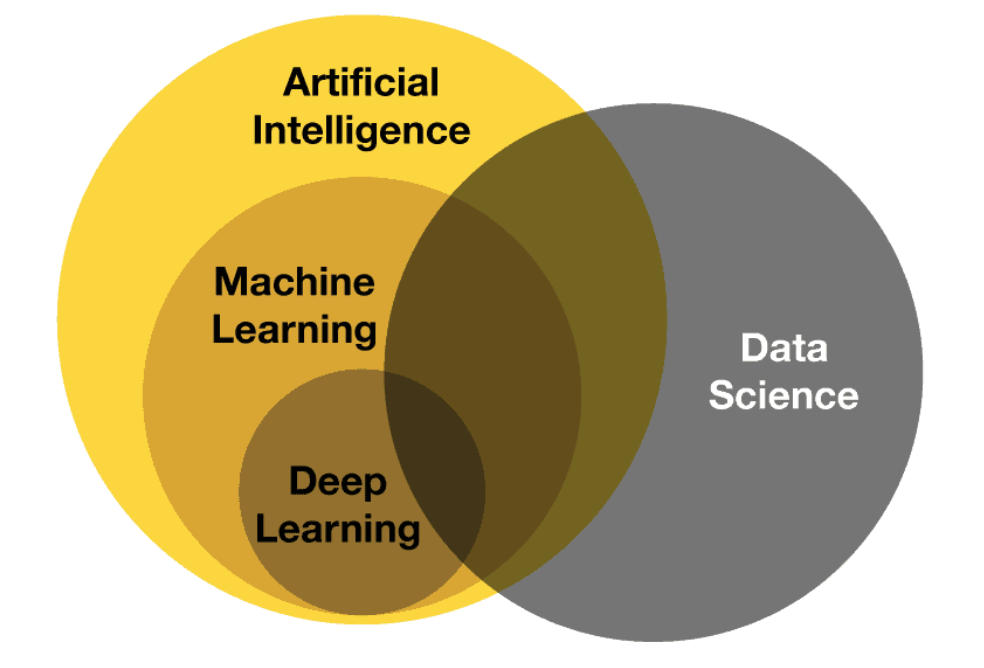
#> input picture S1/AI_ML_AI.png, 984 x 668 px, found by its file name
$ jupyter execute --allow-errors CoPv2_AI_workshops_1st_session.ipynb
#> lines starting #> are read from the running program, lines starting #| are printed output that depends on the picture; after the words box and inside, x2 and y2 are one past the last pixel; in counts of white or black regions, pixels touching at a corner belong together
#**CoPv2 - AI workshops - 1st session**

**Contents**

1.   AI concepts
2.   Artificial Intelligence, Data Science, and Machine Learning concepts
3.   Basic types of Machine Learning
4.   Main data concepts (structured, unstructured, and time-series)
5.   Briefly description of data preprocessing
6.   Review of numpy, pandas, opencv and pillow

##**1. AI concepts**

**What is Artificial intelligence (AI)?**

Artificial intelligence (AI) is a broad field of computer science that focuses on making tools smart enough to do things that usually require human ability. AI is a science that can be studied from many different angles, but advances in machine learning and deep learning are causing a paradigm shift in almost every part of the tech industry.

Artificial intelligence makes it possible for robots to mimic or even improve on what the human mind can do. From the growth of self-driving cars to the rise of smart helpers like Siri and Alexa, AI is becoming more and more common in everyday life, and companies in every field are investing in it.

**Some AI applications (domains)**

- E-commerce
- Navigation
- Robotics
- Healthcare
- Agriculture
- Gaming
- Marketing
- Finance
- Security

**Which are the 3 types of AI?**
1.   Artificial narrow intelligence (ANI), which has a narrow range of abilities
2.   Artificial general intelligence (AGI), which is on par with human capabilities
3.   Artificial superintelligence (ASI), which is more capable than a human.

**AI ethics intro**

-   Algorithmic bias: If the data used to teach AI models is skewed, the results they give can also be biased. This can make things unfairly biased for some groups of people.

-   AI and robotic technologies can replace human workers, which can lead to job losses and changes in the economy.

-   Invasion of privacy: AI systems can gather and study a lot of personal information, which makes people worried about privacy and spying.

-   Autonomous decision-making: As AI systems get better, they may be able to make decisions on their own, without a person watching over them. This makes us wonder about accountability and transparency.

## **2.   Artificial Intelligence, Data Science, and Machine Learning concepts**

AI, Data Science, and Machine Learning (ML) are all similar fields that focus on making smart systems that can learn from data and make predictions or choices based on what they've learned.

**AI** is a wide area that includes everything to do with making intelligent systems, such as handling natural language (NLP), computer vision (CV), robots, and more.

**Data science** is a study that focuses on getting, cleaning up, and analyzing big records to find useful information and ideas.

**ML** is a branch of AI that focuses on making programs and models that can learn from data and make guesses or decisions based on what they have learned.

In **Data Science**, the goal is to use data to gain insights and knowledge. This means doing things like cleaning up data, feature engineering, and analyzing statistics. ML, on the other hand, works on making programs and models that can learn from data and make guesses or choices.

[cell 1]
#@title Diffs between the different concepts
from matplotlib import pyplot as plt
#> (the rest of this cell did not finish here and is left out)

## **3. Basic types of Machine Learning**

The basic types of Machine Learning are supervised learning, semi-supervised learning, unsupervised learning, and reinforcement learning.

**3.1   Supervised Learning**

This type of Machine Learning includes training a program on labeled data, where both the input (Xi) and result (Yi) are known. The program figures out how to map inputs to outputs by reducing the difference between what it thinks will happen and what actually happens.

Each one of the Xi set is called a **"feature vector"**. A vector is actually an 1-dimentional array. The length of this array is called **"dimentionality"**.

Example: In case that we need to find if emails are spam, or not_spam, we need to predict the result. This is called classification as we have to predict a class (spam, not_spam).
In another example if we had to predict the height of a person (a real number) we would apply a regression solving. In this case the y (output) is called **"target"**.

Types of supervised learning algorithms are:
- Nearest Neighbor
- Naive Bayes
- Decision Trees
- Linear Regression
- Support Vector Machines (SVM)
- Neural Networks

[cell 2]
#@title Classification & Regression
from matplotlib import pyplot as plt
#> (the rest of this cell did not finish here and is left out)

The goal of a supervised learning method is to use a dataset to make a model that takes a feature vector x as input and returns information that lets you figure out a label for this feature vector. For example, a model built from a set of data about patients could take as input a "feature vector" that describes a patient and output the likelihood that the patient has cancer.

**3.2   Unsupervised Learning**

In unsupervised learning, the algorithm is trained on unlabeled data and must find patterns or relationships on its own. The goal of unsupervised learning is to uncover the underlying structure or distribution of the data. Clustering and anomaly detection are some common examples of unsupervised learning.

Types of unsupervised algorithms
- K-Means Clustering
- Principal Component Analysis
- Hierarchical Clustering

**More information**

Clustering is a good way to find groups of similar images or written documents in a big set of items. By using clustering, for example, the analyst can pick a small but representative subset of unlabeled examples from a large set of examples for manual labeling. Instead of picking examples directly from the large set and risking picking only very similar examples, a few examples are picked from each cluster.

In dimensionality reduction, the result of the model is a feature vector with fewer dimensions than the input. For example, the expert has a feature vector that has more than three dimensions and is too hard to picture. The dimensionality reduction model can take that feature vector and turn it into a new feature vector with only two or three dimensions, while keeping some of the information. A graph can be made with this new feature vector.

In outlier detection, the result is a real number that shows how the input feature vector is different from a "typical" case in the dataset. Outlier detection can help solve a network attack problem by finding abnormal network packets that are different from a typical packet in "normal" traffic. It can also be used to find something new, like a document that is different from the others in a collection.

**3.3   Semi-supervised Learning**

In semi-supervised learning, both labeled and unlabeled data exist in the collection. Usually, there is a lot more data that doesn't have labels than data that do. The goal here is for a program that learns from data to find (or "produce" or "compute") a better model by looking at many data without labels.

**3.4   Reinforcement Learning**

Reinforcement learning is a subfield of machine learning in which the machine (called an agent) "lives" in an environment and can see the state of that environment as a vector of features. In non-terminal states, the machine can do things. Different acts give different rewards and could also move the machine to a different part of the environment. A common goal of a program for reinforcement learning is to learn the best thing to do.

An optimal policy is a function (like the model in supervised learning) that takes as input the feature vector of a state and returns the best action to take in that state. The move is best if it increases the average estimated long-term gain by the most.

Reinforcement learning is a way to solve a problem where decisions are made in a certain order and the goal is long-term, like in games, robots, managing resources, or transportation.

## **4.   Main data concepts (structured, unstructured, and time-series)**

**4.1 Structured Data**

Structured Data: Structured data is organized in a very organized and structured way, usually in a tabular style like a spreadsheet or a database table. Structured data is very well organized and follows a strict data model or schema. Sales data, customer data, and product data are all types of organized data.

**4.2 Unstructured Data**

Text, pictures, audio, and video data are all examples of unstructured data because they are not set up in a certain way. Unstructured data, on the other hand, does not have a model, and the links between data pieces are not well-defined. Unstructured data includes things like posts on social media, customer reviews, and data from sensors.

**4.3 Timeseries Data**

Timeseries is mainly consisted of structured data.
Data that is collected at regular times over time is called "time-series data." Time-series statistics are often used to model and study long-term trends and patterns. Stock prices, weather data, and website traffic data are all types of time-series data.

[cell 3]
#@title Timeseries example
import pandas as pd

#> (the rest of this cell did not finish here and is left out)

**4.4 Main differences of structured and unstructured data**

Structured data

- Quantitative (numerical)
- Ordered
- Stored in data warehouses or relational databases
- Organized using predetermined formats / data models
- Easily searchable

Unstructured data

- Qualitative (non-numerical)
- Highly disorganized and subjective
- Stored in its native format in applications, data lakes, or non-relational databases
- Not organized using predefined formats or data models
- In the form of disordered texts, images, videos, sounds
- Extremely difficult to search

## **5.   Briefly description of data preprocessing**

Data preparation and preprocessing is an important step in any Machine Learning project. It includes cleaning, changing, and preparing the data to be used to build a model. Here are some steps that are often taken to prepare data:

- **Data cleaning** is the process of finding any lost, wrong, or useless data and fixing it or getting rid of it.

- **Data transformation** is the process of putting the data into a shape that can be used for research and modeling. This can be done by scaling or standardizing the data, for example.

- **Feature Extraction** is the process of making new features from the current data, such as by using methods like principal component analysis (PCA) to reduce the number of dimensions in the data.

- **Data integration** is the process of putting together information from different sources into a single dataset.

- **Data Reduction** is done by choosing or selecting the data to cut down on the size of the dataset.

- **Data Discretization** includes turning continuous data into defined groups.

- **Data augmentation** is a way to increase the size of the training set by making changes to copies of an existing dataset. It can involve making small changes to the information or using deep learning to create new data points.

Most of the time, these steps of preparation need to be done more than once in order to get the best results. The goal of data preparation is to improve the quality and usefulness of the data, cut down on noise and duplication, and make the model more accurate and better at what it does.

## **6.   Review of numpy, pandas, opencv and pillow**

**NumPy** is a number math package for Python that makes it easy to work with arrays and matrices. It is used a lot in Machine Learning and data science because it works well with numbers and has an easy-to-use interface for working with big data sets.

**Pandas** is a Python library for manipulating and analyzing data. It gives you tools for working with ordered data like tables and time-series data. It has features for cleaning, preparing, combining, grouping, and filtering data, and it is widely used in data science and machine learning.

**OpenCV** is a popular computer vision library that lets you handle images and videos, find objects, recognize faces, and do other things. It is used a lot in robots, spying, and virtual reality, among other things.

**Pillow** is a Python Imaging Library (PIL) that lets you work with images in many different forms. It lets you change, filter, and improve images, and it is used in many image processing and computer vision apps.

### **6.1 numpy**

[cell 4]
import numpy as np

**Creating arrays**

You can create a numpy array by passing a Python list to the np.array() function. For example:

[cell 5]
# create a 1-dimensional array
a = np.array([1, 2, 3])
print(a)
print("-----------")
# create a 2-dimensional array
b = np.array([[1, 2, 3], [4, 5, 6]])
print(b)

**Basic Operations**

numpy provides many built-in functions for performing operations on arrays. For example:

[cell 6]
a = np.array([1, 2, 3])
b = np.array([4, 5, 6])

# addition
c = a + b
print(c)
print("-----")
# multiplication
d = a * b
print(d)

**Indexing and Slicing**

You can access and modify elements of a numpy array using indexing and slicing. For example:

[cell 7]
# get the first element
print(a[0])
print("-----")
# get the last element
print(a[-1])
print("-----")
# get a slice of the array
print(a[1:3])
print("-----")
# modify an element
a[0] = 10

These are just a few basic examples of using NumPy in Python. NumPy provides many more advanced features and functions for numerical computing, such as linear algebra operations, statistical analysis, and more.

### **6.2 pandas**

[cell 8]
import pandas

**Creating DataFrames**

You can create a Pandas DataFrame by passing a dictionary or a list of lists to the pd.DataFrame() function. For example:

[cell 9]
# create a DataFrame from a dictionary
data = {'name': ['Alice', 'Bob', 'Charlie'],
        'age': [25, 30, 35],
        'gender': ['F', 'M', 'M']}
df = pd.DataFrame(data)

# create a DataFrame from a list of lists
data = [['Alice', 25, 'F'], ['Bob', 30, 'M'], ['Charlie', 35, 'M']]
df = pd.DataFrame(data, columns=['name', 'age', 'gender'])
display(df)

**Basic Operations**

Pandas provides many built-in functions for performing operations on DataFrames. For example:

[cell 10]
# get the first 5 rows
display(df.head())

[cell 11]
# get a summary of the data
display(df.describe())

#> (a cell that did not finish here is left out)

**Indexing and Slicing**

You can access and modify elements of a Pandas DataFrame using indexing and slicing. For example:

[cell 13]
# get the first element of the 'name' column
display(df.loc[0, 'name'])

[cell 14]
# get a slice of the DataFrame
print(df.iloc[1:3, :])

[cell 15]
display(df)
print("-----")
# modify an element
df.loc[0, 'age'] = 30
display(df)

These are just a few basic examples of using Pandas in Python. Pandas provides many more advanced features and functions for data manipulation and analysis, such as merging, filtering, reshaping, and more.

### **6.3 opencv**

[cell 16]
import cv2

**Loading and Displaying Images**

You can load an image using the cv2.imread() function and display it using the cv2.imshow() function. For example:

[cell 17]
# cv2.imshow() is disabled in colab.
# So, you can import this replacement function which addresses this problem.

from google.colab.patches import cv2_imshow
# load an image
img = cv2.imread('/content/AI_ML_AI.png')
#> img is the input picture: shape (668, 984, 3); mean B, G, R 134.6, 177.4, 191.5

# display what is img
print(img)
#> (printed output is left out)

[cell 18]
# display the image
cv2_imshow(img)

**Image Processing**

OpenCV provides many built-in functions for image processing, such as resizing, blurring, and edge detection. For example:

[cell 19]
# resize the image
resized = cv2.resize(img, (600, 400))
cv2_imshow(resized)

[cell 20]
# apply a Gaussian blur
blurred = cv2.GaussianBlur(resized, (5, 5), 0)
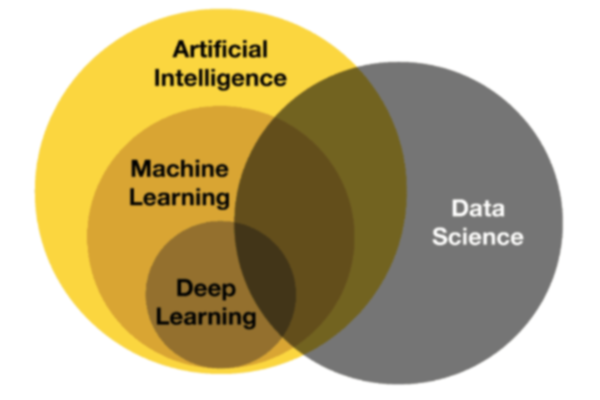
#> blurred: shape (400, 600, 3); mean B, G, R 134.6, 177.4, 191.5
cv2_imshow(blurred)

[cell 21]
# apply Canny edge detection
edges = cv2.Canny(blurred, 100, 200)
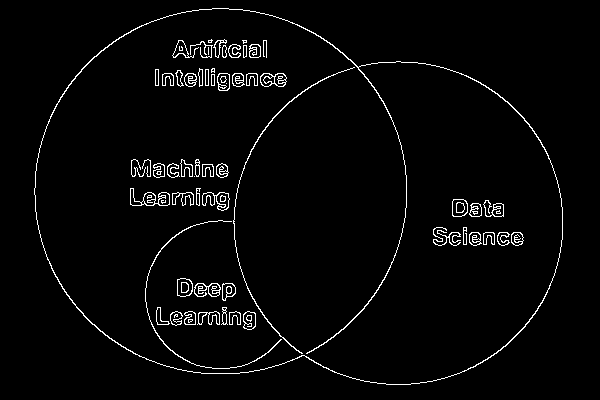
#> edges: shape (400, 600); 2.8% white in thin lines or dots, all inside (x1, y1, x2, y2) = (34, 8, 563, 385)
cv2_imshow(edges)

These are just a few basic examples of using OpenCV in Python. OpenCV provides many more advanced features and functions for image and video processing, such as object detection, feature extraction, and camera calibration.

### **6.4 pillow**

[cell 22]
from PIL import Image, ImageFilter, ImageDraw, ImageFont

Loading and Displaying Images

You can load an image using the Image.open() function and display it using the Image.show() function. For example:

[cell 23]
# load an image
img = Image.open('/content/AI_ML_AI.png')
#> img: PIL image 984x668 RGBA

# display the image
img.show()

Image Processing

Pillow provides many built-in functions for image processing, such as resizing, cropping, and filtering. For example:

[cell 24]
# resize the image
resized = img.resize((500, 500))
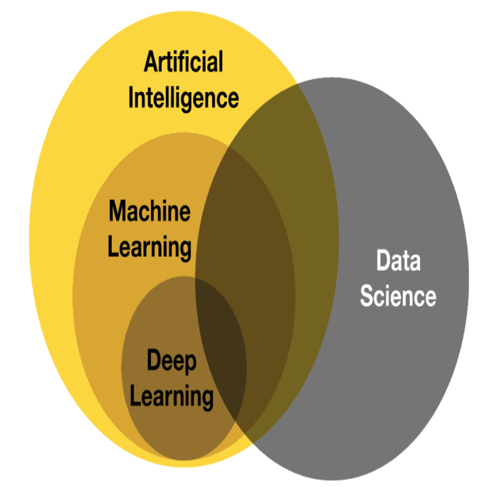
#> resized: PIL image 500x500 RGBA; mean R, G, B, A 191.5, 177.4, 134.6, 255

# crop the image
cropped = img.crop((100, 100, 400, 400))
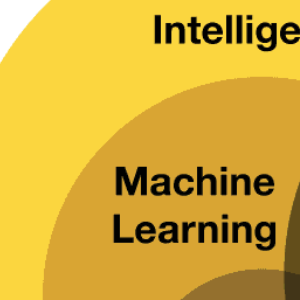
#> cropped: PIL image 300x300 RGBA; mean R, G, B, A 214.1, 174, 55.9, 255

# apply a Gaussian blur
blurred = img.filter(ImageFilter.GaussianBlur(radius=5))
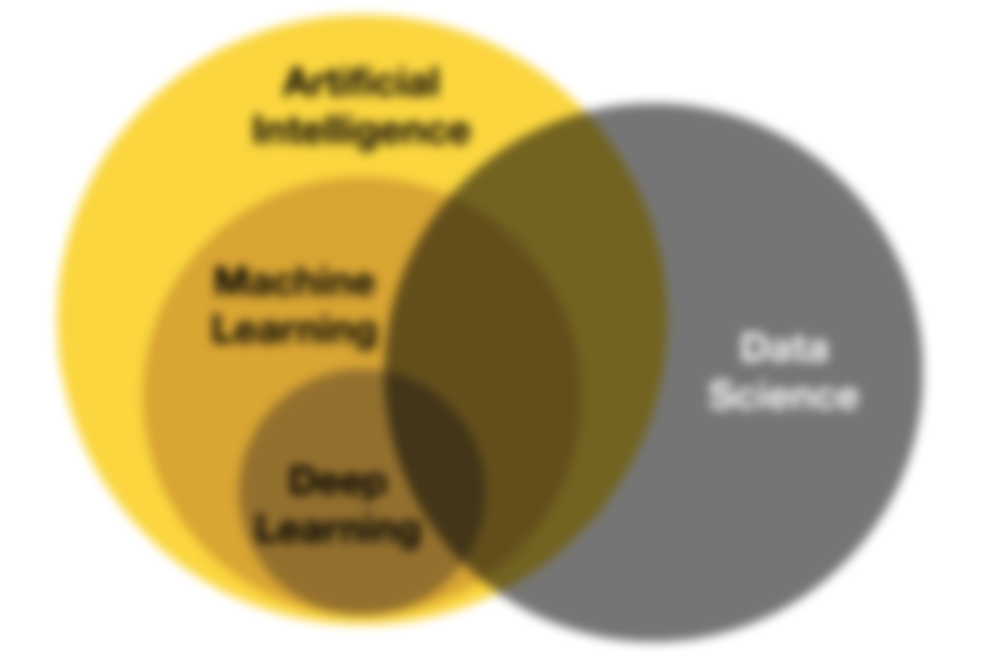
#> blurred: PIL image 984x668 RGBA; mean R, G, B, A 191.5, 177.4, 134.6, 255

# display the images
img.show()
resized.show()
cropped.show()
blurred.show()

**Image Manipulation**

You can manipulate images using the ImageDraw and ImageFont modules. For example:

[cell 25]
# create an ImageDraw object
draw = ImageDraw.Draw(img)

# draw a rectangle on the image
draw.rectangle((100, 100, 400, 400), outline='red', width=2)

[cell 26]
# create an ImageDraw object
draw = ImageDraw.Draw(img)

# draw a rectangle on the image
draw.rectangle((100, 100, 400, 400), outline='red', width=2)

# add text to the image
font = ImageFont.load_default()
draw.text((50, 50), 'Hello, world!', fill='blue', font=font)

# display the image
img.show()
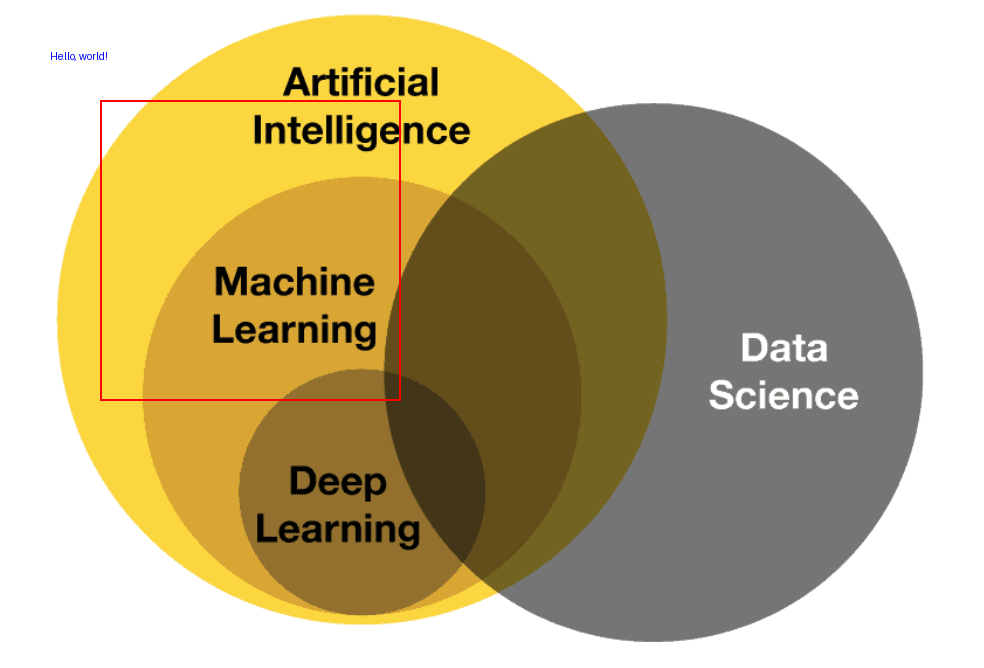
#> shown: PIL image 984x668 RGBA; mean R, G, B, A 191.6, 176.7, 134.3, 255
